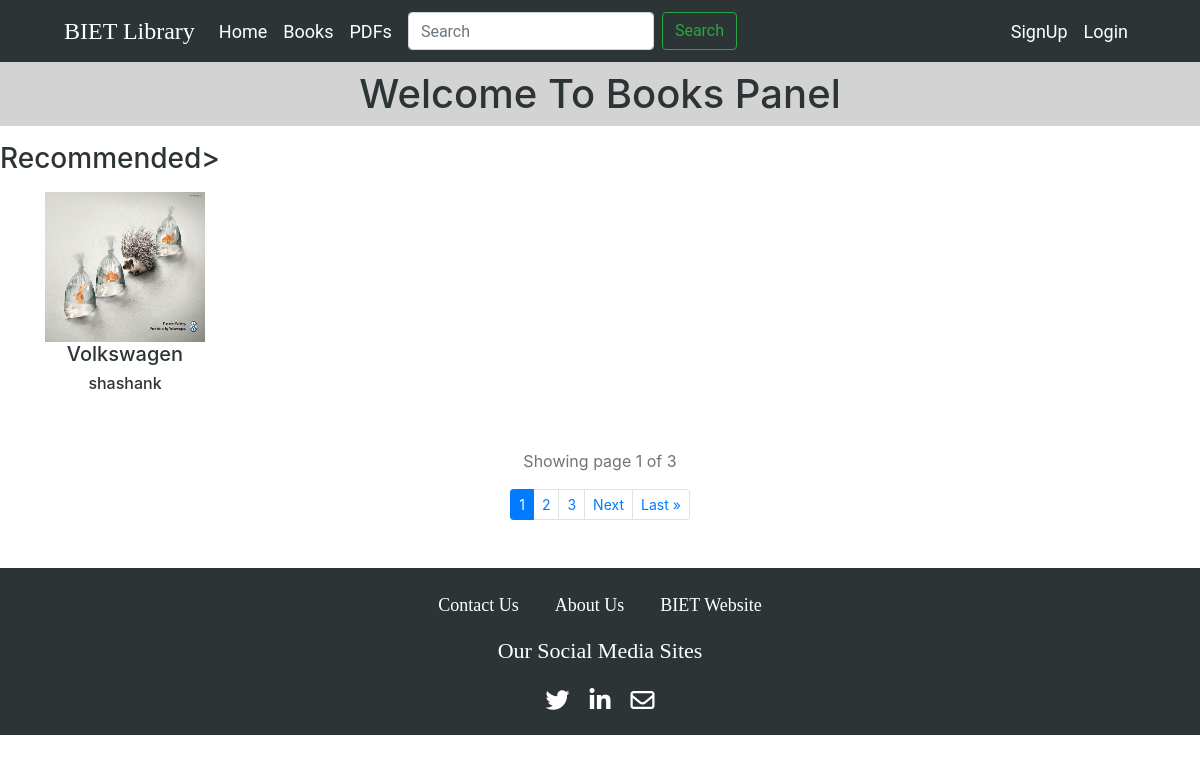
The page /books/ on the database its author committed.
### main/models.py (models this page shows)
class book(models.Model):
    image=models.ImageField(upload_to='book_images/')
    name=models.CharField(max_length=100)
    author=models.CharField(max_length=100)
    publication=models.CharField(max_length=100)
    edition=models.CharField(max_length=100)
    description=models.TextField(max_length=500)

### main/views.py (the view)
# urls.py: path('books/', views.book_col, name = "books"),
def book_col(request):
    book_display = book.objects.all()
    paginator = Paginator(book_display, 1)
    page_no = request.GET.get('page')
    page_obj = paginator.get_page(page_no)
    context = {'page_obj' : page_obj}
    return render(request, 'main/book.html', context)

### main/templates/main/book.html (shortened to what this page needs)
{% extends "main/index.html" %}
{% load static %}
{% block main-content %}
<center>
    <h1 class = "py-2" style="color:#2d3436; background-color:lightgray">Welcome To Books Panel</h1>
</center>
<div>
    <p><h3 style="color:#2d3436; background-color:#ffffff;">Recommended></h3></p>
</div>
<div class="container">
    <div class="row">
        {% for bk in page_obj %}
        <div class="col-lg-3 col-md-6 col-xl-2" style="text-align: center;">
            <a href="#" style="text-decoration: none; color:#2d3436;">
                <img src="{{bk.image.url}}" height="150" width="160" alt="{{bk.name}}" title="{{bk.name}}"/>
                <h5>{{bk.name}}</h5>
                <h6>{{bk.author}}</h6>
            </a>
        </div>
        {% endfor %}
    </div>
    <div class="container">
        <div class="row mt-5 mb-n2">
            <div class="col-12 text-center text-muted">
                <p><span>Showing page {{ page_obj.number }} of {{ page_obj.paginator.num_pages }}</span></p>
            </div>
        </div>
        <ul class="pagination pagination-sm mb-5 justify-content-center">
            {% for num in page_obj.paginator.page_range %}
                {% if page_obj.number == num %}
                    <li class="page-item active"><a class="page-link" href="?page={{ num }}">{{ num }}</a></li>
                {% elif num > page_obj.number|add:'-3' and num < page_obj.number|add:'3' %}
                    <li class="page-item"><a class="page-link" href="?page={{ num }}">{{ num }}</a></li>
                {% endif %}
            {% endfor %}
            {% if page_obj.has_next %}
                <li class="page-item"><a class="page-link" href="?page={{ page_obj.next_page_number }}">Next</a></li>
                <li class="page-item"><a class="page-link" href="?page={{ page_obj.paginator.num_pages }}">Last &raquo;</a></li>
            {% endif %}
        </ul>
    </div>
</div>
{% endblock %}

### main/static/main/style.css (style rules this page uses)
html { scroll-behavior: smooth; }

### rows shown on the page
book: image (picture), name "Volkswagen", author "shashank"

### other values the page prints
{{ page_obj.number }} "1"
{{ page_obj.paginator.num_pages }} "3"
{{ num }} "1"
{{ num }} "2" "3"
